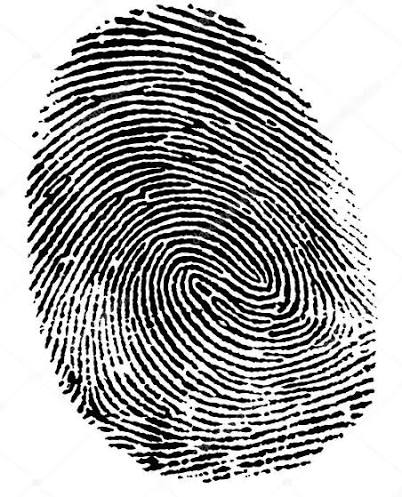
#> input picture Labs/Lab3/fingerprint.png, 402 x 497 px
$ python task1.py
#> lines starting #> are read from the running program, lines starting #| are printed output that depends on the picture
import cv2
import numpy as np
import matplotlib.pyplot as plt

# ---------- Load the fingerprint ----------
image = cv2.imread("fingerprint.png")
#> image is the input picture: shape (497, 402, 3); min 0, max 255, mean 170.3

if image is None:
    print("Error: fingerprint.png not found")
else:
    height, width = image.shape[:2]
#> height = 497; width = 402
    print("Original size:", width, "x", height)
#| Original size: 402 x 497

    # ---------- Step 1: scale factors (300% = 3 times bigger) ----------
    sx = 3
    sy = 3

    # ---------- Step 2: build the 2x2 scaling matrix by hand ----------
    S = np.float32([
        [sx, 0],
        [0, sy]
    ])
    print("\n2x2 scaling matrix:\n", S)

    # ---------- Step 3: find the centre of the image ----------
    cx = width / 2
#> cx = 201
    cy = height / 2
#> cy = 248.5

    # ---------- Step 4: where the centre lands after scaling ----------
    new_cx = sx * cx
#> new_cx = 603
    new_cy = sy * cy
#> new_cy = 745.5
    print("\nCentre moves from", (cx, cy), "to", (new_cx, new_cy))
#| Centre moves from (201.0, 248.5) to (603.0, 745.5)

    # ---------- Step 5: how far to slide it back ----------
    tx = cx - new_cx      # same as (1 - sx) * cx
#> tx = -402
    ty = cy - new_cy      # same as (1 - sy) * cy
#> ty = -497
    print("Shift needed -> tx:", tx, " ty:", ty)
#| Shift needed -> tx: -402.0  ty: -497.0

    # ---------- Step 6: attach the shift -> 2x3 matrix for warpAffine ----------
    M = np.float32([
        [S[0, 0], S[0, 1], tx],
        [S[1, 0], S[1, 1], ty]
    ])
#> M = [[3, 0, -402], [0, 3, -497]]
    print("\nFinal 2x3 matrix:\n", M)
#| Final 2x3 matrix:
#|  [[   3.    0. -402.]
#|  [   0.    3. -497.]]

    # ---------- Scaling WITHOUT centering (shows the origin problem) ----------
    M_naive = np.float32([
        [sx, 0, 0],
        [0, sy, 0]
    ])
    wrong = cv2.warpAffine(image, M_naive, (width, height))
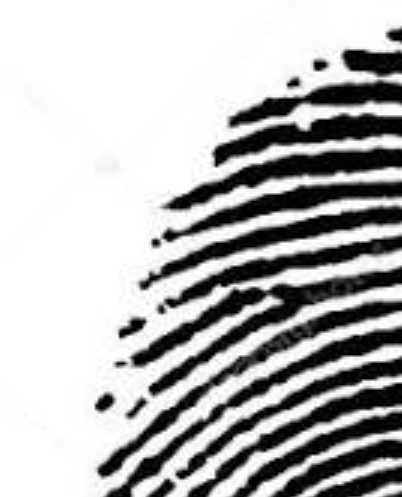
#> wrong: shape (497, 402, 3); min 0, max 255, mean 183.5

    # ---------- Scaling WITH centering ----------
    centered = cv2.warpAffine(image, M, (width, height))
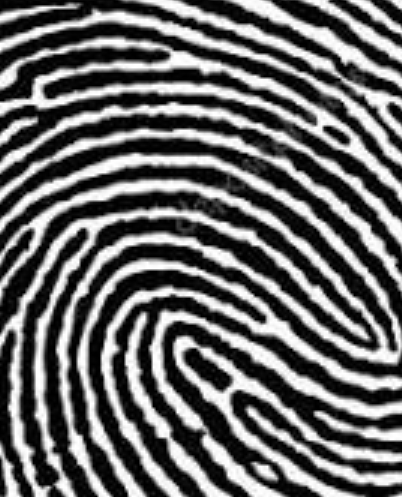
#> centered: shape (497, 402, 3); min 0, max 255, mean 106

    # ---------- Display all three ----------
    plt.figure(figsize=(15, 5))

    plt.subplot(1, 3, 1)
    plt.imshow(cv2.cvtColor(image, cv2.COLOR_BGR2RGB))
    plt.title("Original Fingerprint")
    plt.axis("off")

    plt.subplot(1, 3, 2)
    plt.imshow(cv2.cvtColor(wrong, cv2.COLOR_BGR2RGB))
    plt.title("3x Scale (anchored to origin)")
    plt.axis("off")

    plt.subplot(1, 3, 3)
    plt.imshow(cv2.cvtColor(centered, cv2.COLOR_BGR2RGB))
    plt.title("3x Scale (centered)")
    plt.axis("off")

    plt.tight_layout()
    plt.show()
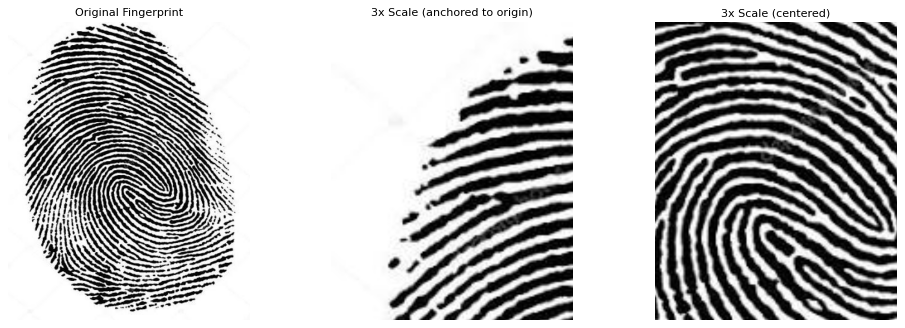
#> figure drawn by matplotlib, 3 panels

$ run again, with Labs/Lab3/blueprint.jpg saved as Labs/Lab3/fingerprint.png
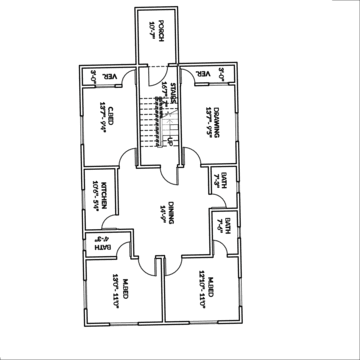
#> input picture Labs/Lab3/blueprint.jpg, 360 x 360 px
#> image is the input picture: shape (360, 360, 3); mean B, G, R 243.2, 243.2, 243.2
#| Original size: 360 x 360
#| Centre moves from (180.0, 180.0) to (540.0, 540.0)
#| Shift needed -> tx: -360.0  ty: -360.0
#| Final 2x3 matrix:
#|  [[   3.    0. -360.]
#|  [   0.    3. -360.]]
#> `centered = cv2.warpAffine(image, M, (width, height))`:
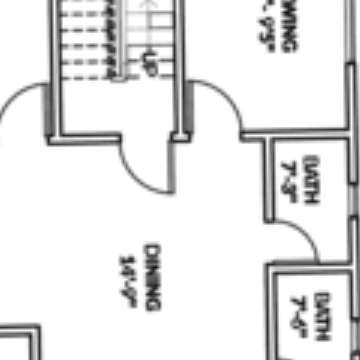
#> centered: shape (360, 360, 3); mean B, G, R 228.6, 228.6, 228.6
#> `plt.show()`:
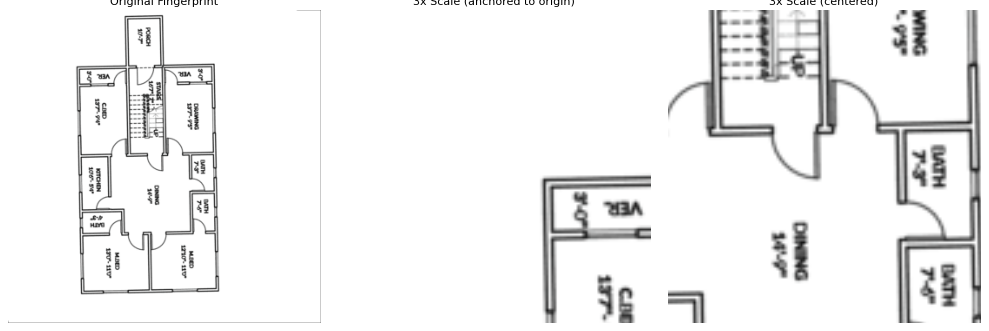
#> figure drawn by matplotlib, 3 panels
